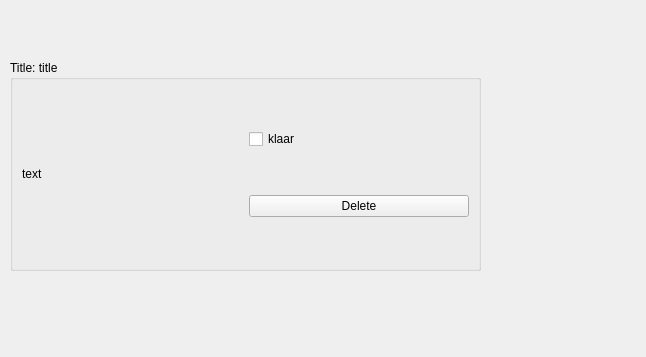
<?xml version="1.0" encoding="UTF-8"?>
<ui version="4.0">
 <class>task</class>
 <widget class="QWidget" name="task">
  <property name="geometry">
   <rect>
    <x>0</x>
    <y>0</y>
    <width>646</width>
    <height>357</height>
   </rect>
  </property>
  <property name="windowTitle">
   <string>Form</string>
  </property>
  <widget class="QGroupBox" name="grBoxTitle">
   <property name="geometry">
    <rect>
     <x>10</x>
     <y>60</y>
     <width>471</width>
     <height>211</height>
    </rect>
   </property>
   <property name="title">
    <string>Title: title</string>
   </property>
   <layout class="QHBoxLayout" name="horizontalLayout">
    <item>
     <widget class="QLabel" name="lbTodo">
      <property name="text">
       <string>text</string>
      </property>
     </widget>
    </item>
    <item>
     <layout class="QVBoxLayout" name="verticalLayout">
      <item>
       <widget class="QCheckBox" name="chBoxKlaar">
        <property name="text">
         <string>klaar</string>
        </property>
       </widget>
      </item>
      <item>
       <widget class="QPushButton" name="pbDelete">
        <property name="text">
         <string>Delete</string>
        </property>
       </widget>
      </item>
     </layout>
    </item>
   </layout>
  </widget>
 </widget>
 <resources/>
 <connections/>
</ui>
